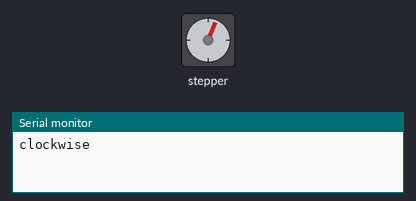
A sketch run on a simulated Arduino Uno, built with avr-gcc and run on an emulated ATmega328P. On the bench: stepper motor, the last lines printed to the serial monitor. Stepper angles assume 512 steps per turn.

Above: at 0.8 s.
At 12.1 s:
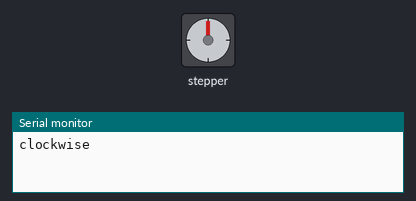
At 26.57 s:
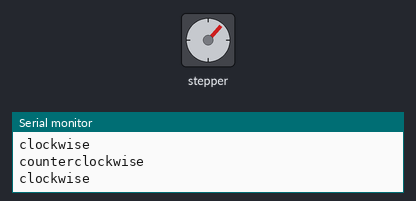
At 39.94 s:
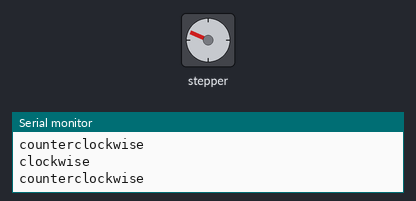
Timing chart, 0 to 40.0 s (numbered marks = the images above):
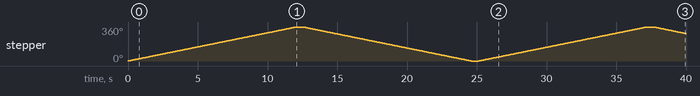

Measured:
- by itself, stepper: turns 360° clockwise in 12.0 s, then 360° counter-clockwise in 12.0 s, then 360° clockwise in 12.0 s, then 69° counter-clockwise in 2.3 s

The sketch:

stepper_oneRevolution.ino
```cpp
/*
 http://shop34791330.taobao.com/ //德飞莱旗舰店
 http://qixingchong.tmall.com/   //七星虫旗舰店
 http://www.doflye.net //德飞莱技术论坛
 http://www.doflye.net/forum-98-1.html //德飞莱论坛arduino版块
 通过电压输入控制步进电机转动步数
 使用的电机不同，得到的参数不同，可以选用官方推荐的电机。
 使用德飞莱LY-51S开发板连接详情：
 http://www.doflye.net/viewthread.php?tid=5306&extra=
 官方参考信息
 http://www.arduino.cc/en/Reference/Stepper
 */

#include <Stepper.h>

const int stepsPerRevolution = 512;  // 电机每一转动一圈所需要的步数，这个因不同的电机有差别
//这里使用5线单极型电机，带机械减速齿轮，减速比1/16，步进角度是5.625/16

// 初始化引脚
Stepper myStepper(stepsPerRevolution, 8,10,9,11);

void setup() {
  // 设置转速
  myStepper.setSpeed(5);
  // 初始化串口
  Serial.begin(9600);
}

void loop() {
  // 正向转一圈
   Serial.println("clockwise");
  myStepper.step(stepsPerRevolution);
  delay(500);

   // 反向转一圈
  Serial.println("counterclockwise");
  myStepper.step(-stepsPerRevolution);
  delay(500);
}
```
